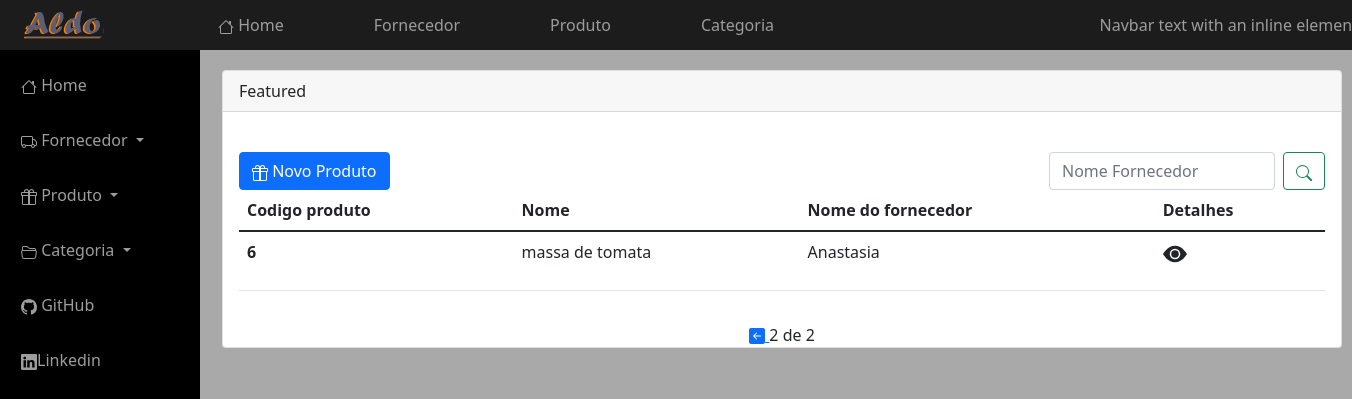
/produto/produto?page=2, run on the app's committed database.
### produto/models.py (models this page shows, shortened)
class Produto(models.Model):
    produto = models.CharField('Nome', max_length=100, unique=True)
    fornecedor = models.ForeignKey(Fornecedor, on_delete=models.CASCADE)
    descricao = models.CharField('Descrição', max_length=200)
    unidade_medida = models.CharField('Unidade de medida', max_length=11, choices=UNIDADE_DE_MEDIDA)
    quantidade_embalagem = models.IntegerField('Qantidade na embalagem')
    preco = models.DecimalField('preço', max_digits=7, decimal_places=2)
    class Meta:
        ordering = ('produto',)

### fornecedor/models.py (models this page shows, shortened)
class Fornecedor(models.Model):
    data_cadastro = models.DateTimeField(auto_now=True)
    Categoria = models.ForeignKey(Categoria , on_delete=models.CASCADE)
    nome = models.CharField('Nome Fantasia', max_length=100)
    nome_r = models.CharField('Nome Razão Social', max_length=100)
    CNPJ = models.CharField('cnpj', max_length=100)
    escricao_estadual = models.CharField('Escrição Estadual', max_length=100)
    rua = models.CharField('Rua', max_length=200)
    cep = models.CharField('CEP', max_length=10)
    numero = models.IntegerField('Numéro:')
    cidade = models.CharField('Cidade', max_length=50)
    bairro = models.CharField('Bairro', max_length=30)
    proximidade = models.CharField(max_length=30)
    complemento = models.CharField('Complemento', max_length=10)
    nome_contato = models.CharField('Nome', max_length=100)
    cargo = models.CharField('Cargo', max_length=10)
    telefone = models.CharField('Telefone', max_length=15)
    tipo_telefone = models.CharField(max_length=11, choices=TIPO_TELEFONE)
    Email = models.CharField('E-mail', max_length=100)
    tipo_email = models.CharField(max_length=11, choices=TIPO_EMAIL)

### produto/views.py (the view)
# urls.py: path('/produto', produtos, name='listar_produto'),
def produtos(request):
    search = request.GET.get('search')
    if search:
        produtos = Produto.objects.filter(produto__icontains=search)
    else:
        produto_list = Produto.objects.all()
        paginator = Paginator(produto_list, 5)
        page = request.GET.get('page')
        produtos = paginator.get_page(page)
    return render(request, 'produto/list_produto.html', {'produtos': produtos})

### produto/templates/produto/list_produto.html (shortened to what this page needs)
{% extends "core/includes/base.html"%}
{% block main %}
<div class="card" id="card_list_produto">
    <div class="card-header">
    Featured
  </div>
    <br>
  <div class="card-body">
      <div class="row">
          <div class="col">
          <a href="{% url 'produto_create'%}" class="btn btn-primary">
              Novo Produto
          </a>
          </div>
          <form class="d-flex"  id="t">
          <input class="form-control me-2" type="text" name="search"  placeholder="Nome Fornecedor" aria-label="Search">
          <button class="btn btn-outline-success" type="submit">
          </button>
          </form>
          <br>
      </div>
   <table class="table">
  <thead>
    <tr>
      <th scope="col">Codigo produto</th>
      <th scope="col">Nome</th>
      <th scope="col">Nome do fornecedor</th>
      <th scope="col">Detalhes</th>
    </tr>
  </thead>
  <tbody>
  {% for produto in produtos %}
    <tr>
      <th scope="row">{{produto.id}}</th>
      <td>{{produto.produto}}</td>
      <td>{{produto.fornecedor.nome}}</td>
      <td><a href="{% url 'produto_ver' produto.id %}" class="buton ">
         <p class="text-dark"><svg xmlns="http://www.w3.org/2000/svg" width="1.5em" height="1.5em" fill="currentColor" class="bi bi-eye-fill" viewBox="0 0 16 16">
             <path d="M10.5 8a2.5 2.5 0 1 1-5 0 2.5 2.5 0 0 1 5 0z"/>
             <path d="M0 8s3-5.5 8-5.5S16 8 16 8s-3 5.5-8 5.5S0 8 0 8zm8 3.5a3.5 3.5 0 1 0 0-7 3.5 3.5 0 0 0 0 7z"/>
             </svg></p>
      </a></td>
    </tr>
   {% endfor %}
  </tbody>
</table>
         </div>
    <div class="pagination">
        <span  class="step-links">
         {%  if produtos.has_previous %}
            <a href="?page={{produtos.previous_page_number}}">
            </a>
         {% endif %}
          <span>
              {{ produtos.number}} de {{ produtos.paginator.num_pages}}
          </span>
        </span><br>
    </div>
  </div>
</div>
{% endblock %}

### core/static/css/merda2.css (style rules this page uses)
body { background-color : #A9A9A9; }
#t { width:300px; }
#card_list_produto { width:1120px; margin: 70px 0px 0px 210px; position: absolute; }
.pagination { margin-buttom:20px; }
.step-links { position:relative; margin-left: auto; margin-right: auto; }

### data on the page
Produto: id "6", produto "massa de tomata", fornecedor.nome "Anastasia"

### other printed values
{{ produtos.number }} "2"
{{ produtos.paginator.num_pages }} "2"
